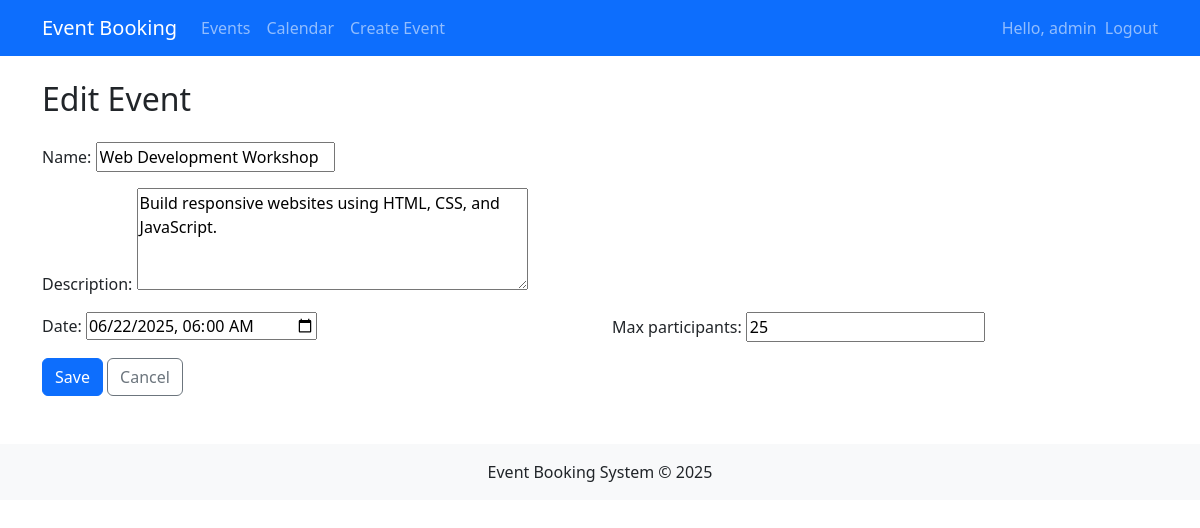
Screenshot of /booking/event/7/edit/ (signed in) with the database file from the repository.
### booking/models.py (models this page shows, shortened)
class Event(models.Model):
    name = models.CharField(max_length=200)
    description = models.TextField()
    date = models.DateTimeField()
    max_participants = models.PositiveIntegerField()
    created_at = models.DateTimeField(auto_now_add=True)
    updated_at = models.DateTimeField(auto_now=True)

### booking/views.py (the view)
# urls.py: path('event/<int:event_id>/edit/', views.event_edit, name='event_edit'),
@user_passes_test(is_admin)
def event_edit(request, event_id):
    event = get_object_or_404(Event, pk=event_id)
    if request.method == 'POST':
        form = EventForm(request.POST, instance=event)
        if form.is_valid():
            form.save()
            return redirect('event_detail', event_id=event.id)
    else:
        form = EventForm(instance=event)
    return render(request, 'booking/event_form.html', {'form': form})

### booking/forms.py (shortened to what this page needs)
class EventForm(forms.ModelForm):
    class Meta:
        model = Event
        fields = ['name', 'description', 'date', 'max_participants']
        widgets = {
            'date': forms.DateTimeInput(attrs={'type': 'datetime-local'}),
            'description': forms.Textarea(attrs={'rows': 4}),
        }

### booking/views.py (called while the page is built)
def is_admin(user):
    return user.is_staff

### booking/templates/booking/event_form.html (shortened to what this page needs)
{% extends 'booking/base.html' %}
{% block content %}
<h2>{% if form.instance.id %}Edit{% else %}Create{% endif %} Event</h2>
<form method="post" class="mt-4">
    <div class="mb-3">
        {{ form.name.label_tag }}
        {{ form.name }}
    </div>
    <div class="mb-3">
        {{ form.description.label_tag }}
        {{ form.description }}
    </div>
    <div class="row mb-3">
        <div class="col-md-6">
            {{ form.date.label_tag }}
            {{ form.date }}
        </div>
        <div class="col-md-6">
            {{ form.max_participants.label_tag }}
            {{ form.max_participants }}
        </div>
    </div>
    <button type="submit" class="btn btn-primary">Save</button>
    <a href="{% if form.instance.id %}{% url 'event_detail' form.instance.id %}{% else %}{% url 'event_list' %}{% endif %}" class="btn btn-outline-secondary">Cancel</a>
</form>
{% endblock %}

### booking/templates/booking/base.html (shortened to what this page needs)
<!DOCTYPE html>
<html lang="en">
<head>
    <link href="https://cdn.jsdelivr.net/npm/bootstrap@5.3.0/dist/css/bootstrap.min.css" rel="stylesheet">
    <link rel="stylesheet" href="https://cdn.jsdelivr.net/npm/bootstrap-icons@1.10.0/font/bootstrap-icons.css">
</head>
<body>
    <nav class="navbar navbar-expand-lg navbar-dark bg-primary mb-4">
        <div class="container">
            <a class="navbar-brand" href="{% url 'event_list' %}">Event Booking</a>
            <div class="collapse navbar-collapse" id="navbarNav">
                <ul class="navbar-nav me-auto">
                    <li class="nav-item">
                        <a class="nav-link {% if request.resolver_match.url_name == 'event_list' %}active{% endif %}" href="{% url 'event_list' %}">Events</a>
                    </li>
                    <li class="nav-item">
                        <a class="nav-link {% if request.resolver_match.url_name == 'calendar' %}active{% endif %}" href="{% url 'calendar' %}">Calendar</a>
                    </li>
                    {% if user.is_staff %}
                    <li class="nav-item">
                        <a class="nav-link {% if request.resolver_match.url_name == 'event_create' %}active{% endif %}" href="{% url 'event_create' %}">Create Event</a>
                    </li>
                    {% endif %}
                </ul>
<ul class="navbar-nav">
    {% if user.is_authenticated %}
    <li class="nav-item">
        <span class="navbar-text me-2">Hello, {{ user.username }}</span>
    </li>
    <li class="nav-item">
        <form method="post" action="{% url 'logout' %}" style="display:inline;">
            <button type="submit" class="btn btn-link nav-link" style="padding: 0; margin: 0;">Logout</button>
        </form>
    </li>
    {% endif %}
</ul>
            </div>
        </div>
    </nav>
    <div class="container">
        {% block content %}{% endblock %}
    </div>
    <footer class="mt-5 py-3 bg-light">
        <div class="container text-center">
            <p class="mb-0">Event Booking System &copy; {% now "Y" %}</p>
        </div>
    </footer>
</body>
</html>

### rows the page displays
Event: name "Web Development Workshop", description "Build responsive websites using HTML, CSS, and JavaScript.", date "06/22/2025 06:00", max_participants "25"

### other values shown
{{ user.username }} "admin"
